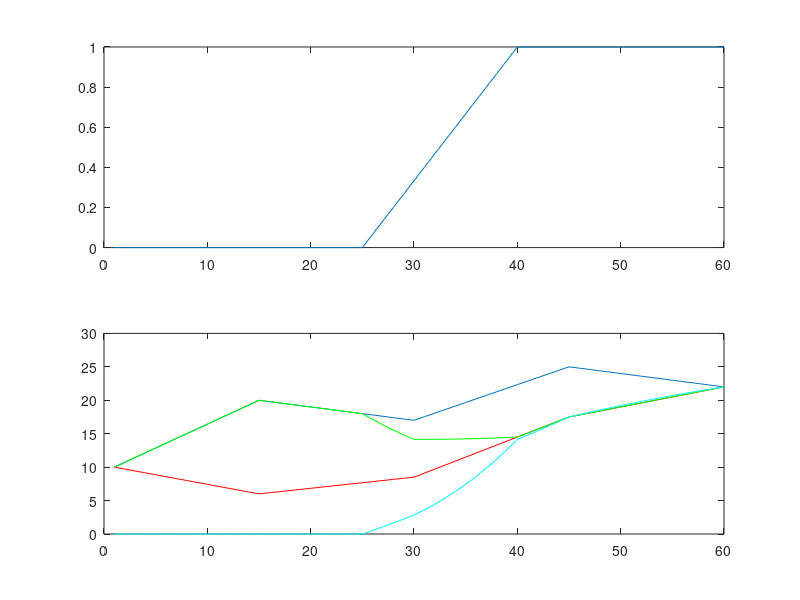

This chart was generated by the following MATLAB code: (Note: this script raises an error after producing the figure.)
%% N Base
N = linspace(10,20,15);
tmp = linspace(20,17,16);
N = [N tmp(2:end)];
tmp = linspace(17,25,16);
N = [N tmp(2:end)];
tmp = linspace(25,22,16);
N = [N tmp(2:end)];

%% N reduced
Nred = linspace(10,0.3*20,15);
tmp = linspace(0.3*20,0.5*17,16);
Nred = [Nred tmp(2:end)];
tmp = linspace(0.5*17,25*0.7,16);
Nred = [Nred tmp(2:end)];
tmp = linspace(25*0.7,22,16);
Nred = [Nred tmp(2:end)];
%%
pp = linspace(1,0.3,15);
tmp = linspace(0.3,0.5,16);
pp = [pp tmp(2:end)];
tmp = linspace(0.5,0.7,16);
pp = [pp tmp(2:end)];
tmp = linspace(0.7,1,16);
pp = [pp tmp(2:end)];
%%
clf
a = zeros(1,length(N));
a(25:40) = linspace(0,1,16);
a(41:end) = 1;
subplot(2,1,1);plot(a)
subplot(2,1,2);plot(N)
subplot(2,1,2);hold on
ylim([0 30])
subplot(2,1,2);plot(Nred,'r')
subplot(2,1,2);plot(N.*(1-a)+ Nred.*a,'g')
subplot(2,1,2);plot(N.*a.*pp,'c')
%% Read test client results
fid = fopen('CPP\TestClient\TestClient\testClientResults.dat','r');
CC = textscan(fid,'%f');
fclose(fid);
Conc = reshape(CC{1,1},155,1725)';
pp = prctile(Conc,[5 10:10:90 95],1);
%plot(Conc','color',[0.5 0.5 0.5])
hold on
plot(pp')



